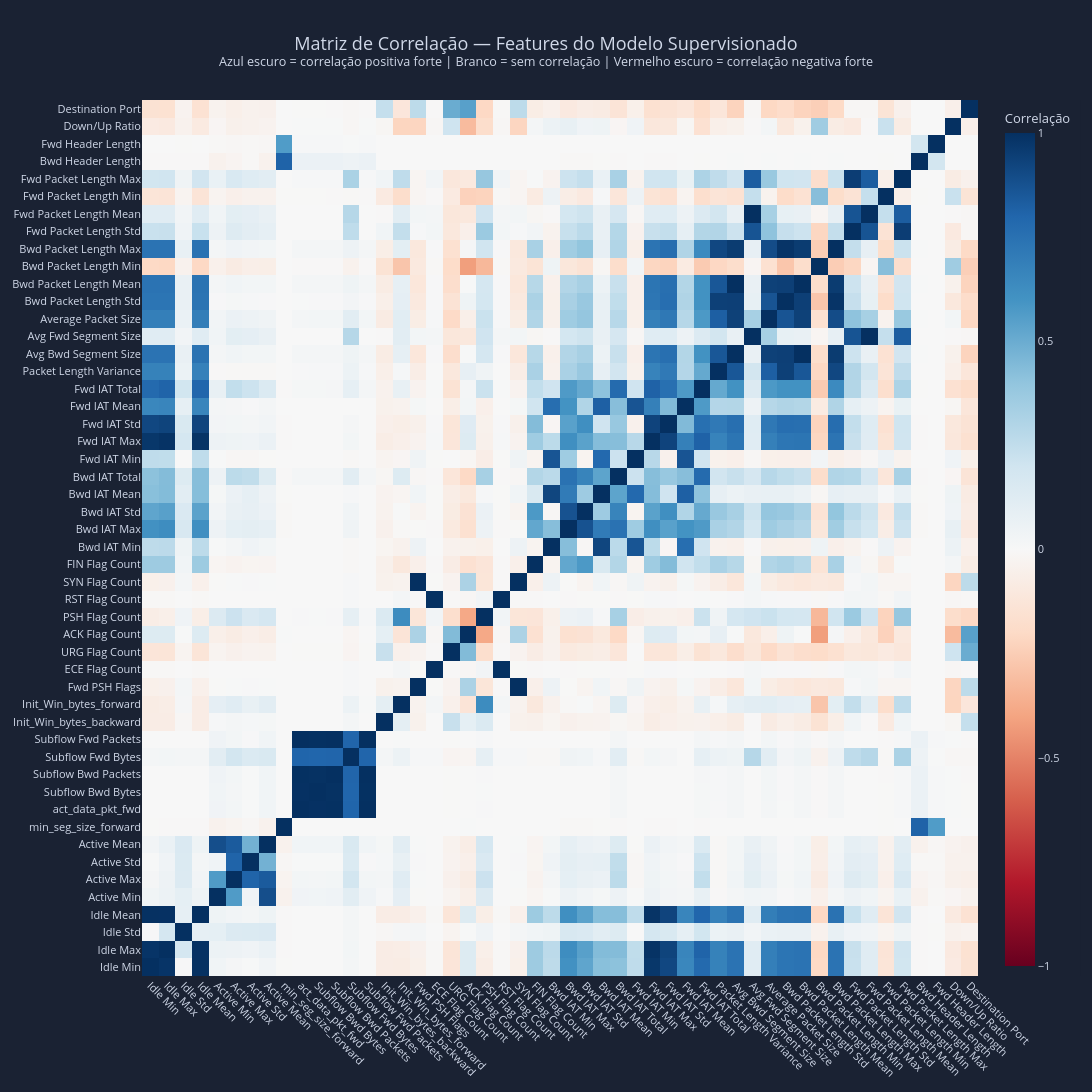

Here is the notebook cell this chart was saved with:
### Markdown cell above
## 9. Matriz de Correlação — Features do Modelo Supervisionado
Visualização interactiva das correlações entre as 50 features do modelo supervisionado.
O coeficiente de correlação de Pearson varia entre -1 e 1:
Azul escuro = correlação positiva forte (+1) | Branco = sem correlação (0) | Vermelho escuro = correlação negativa forte (-1)

A matriz é apresentada em formato interactivo — é possível fazer hover em cada célula
para ver o valor exacto da correlação entre qualquer par de features.

### Code cell
corr = df[features_modelo].corr()

fig = go.Figure(data=go.Heatmap(
    z=corr.values,
    x=corr.columns.tolist(),
    y=corr.columns.tolist(),
    colorscale='RdBu',
    zmin=-1, 
    zmax=1,
    zmid=0,
    hoverongaps=False,
    hovertemplate='<b>%{y}</b> × <b>%{x}</b><br>Correlação: %{z:.3f}<extra></extra>',
    colorbar=dict(
        title=dict(
            text='Correlação',
            font=dict(color=TEXT_COLOR, size=13)
        ),
        tickfont=dict(color=TEXT_COLOR, size=11),
        bgcolor=BG_COLOR,
        bordercolor=GRID_COLOR,
    )
))

fig.update_layout(
    title=dict(
        text='Matriz de Correlação — Features do Modelo Supervisionado<br><sup>Azul escuro = correlação positiva forte | Branco = sem correlação | Vermelho escuro = correlação negativa forte</sup>',
        font=dict(color=TEXT_COLOR, size=18),
        x=0.5,
        xanchor='center'
    ),
    paper_bgcolor=BG_COLOR,
    plot_bgcolor=BG_COLOR,
    font=dict(color=TEXT_COLOR, size=7),
    width=1300,
    height=1200,
    xaxis=dict(
        tickangle=45,
        tickfont=dict(size=11, color=TEXT_COLOR),
        gridcolor=GRID_COLOR,
        autorange='reversed'
    ),
    yaxis=dict(
        tickfont=dict(size=11, color=TEXT_COLOR),
        gridcolor=GRID_COLOR,
        autorange='reversed'
    )
)

fig.show()

### Figure 1 — Plotly figure (JSON) as saved in the notebook; plotly's stock layout.template omitted (floating-point values rounded to 4 significant figures; data arrays with more than 128 entries replaced by an {"elided": "..."} marker saying what was removed)
{"data": [{"colorbar": {"bgcolor": "#1a2233", "bordercolor": "#2e3f5c", "tickfont": {"color": "#d0d8e8", "size": 11}, "title": {"font": {"color": "#d0d8e8", "size": 13}, "text": "Correlação"}}, "colorscale": [[0, "rgb(103,0,31)"], [0.1, "rgb(178,24,43)"], [0.2, "rgb(214,96,77)"], [0.3, "rgb(244,165,130)"], [0.4, "rgb(253,219,199)"], [0.5, "rgb(247,247,247)"], [0.6, "rgb(209,229,240)"], [0.7, "rgb(146,197,222)"], [0.8, "rgb(67,147,195)"], [0.9, "rgb(33,102,172)"], [1, "rgb(5,48,97)"]], "hoverongaps": false, "hovertemplate": "<b>%{y}</b> × <b>%{x}</b><br>Correlação: %{z:.3f}<extra></extra>", "type": "heatmap", "x": ["Destination Port", "Down/Up Ratio", "Fwd Header Length", "Bwd Header Length", "Fwd Packet Length Max", "Fwd Packet Length Min", "Fwd Packet Length Mean", "Fwd Packet Length Std", "Bwd Packet Length Max", "Bwd Packet Length Min", "Bwd Packet Length Mean", "Bwd Packet Length Std", "Average Packet Size", "Avg Fwd Segment Size", "Avg Bwd Segment Size", "Packet Length Variance", "Fwd IAT Total", "Fwd IAT Mean", "Fwd IAT Std", "Fwd IAT Max", "Fwd IAT Min", "Bwd IAT Total", "Bwd IAT Mean", "Bwd IAT Std", "Bwd IAT Max", "Bwd IAT Min", "FIN Flag Count", "SYN Flag Count", "RST Flag Count", "PSH Flag Count", "ACK Flag Count", "URG Flag Count", "ECE Flag Count", "Fwd PSH Flags", "Init_Win_bytes_forward", "Init_Win_bytes_backward", "Subflow Fwd Packets", "Subflow Fwd Bytes", "Subflow Bwd Packets", "Subflow Bwd Bytes", "act_data_pkt_fwd", "min_seg_size_forward", "Active Mean", "Active Std", "Active Max", "Active Min", "Idle Mean", "Idle Std", "Idle Max", "Idle Min"], "y": ["Destination Port", "Down/Up Ratio", "Fwd Header Length", "Bwd Header Length", "Fwd Packet Length Max", "Fwd Packet Length Min", "Fwd Packet Length Mean", "Fwd Packet Length Std", "Bwd Packet Length Max", "Bwd Packet Length Min", "Bwd Packet Length Mean", "Bwd Packet Length Std", "Average Packet Size", "Avg Fwd Segment Size", "Avg Bwd Segment Size", "Packet Length Variance", "Fwd IAT Total", "Fwd IAT Mean", "Fwd IAT Std", "Fwd IAT Max", "Fwd IAT Min", "Bwd IAT Total", "Bwd IAT Mean", "Bwd IAT Std", "Bwd IAT Max", "Bwd IAT Min", "FIN Flag Count", "SYN Flag Count", "RST Flag Count", "PSH Flag Count", "ACK Flag Count", "URG Flag Count", "ECE Flag Count", "Fwd PSH Flags", "Init_Win_bytes_forward", "Init_Win_bytes_backward", "Subflow Fwd Packets", "Subflow Fwd Bytes", "Subflow Bwd Packets", "Subflow Bwd Bytes", "act_data_pkt_fwd", "min_seg_size_forward", "Active Mean", "Active Std", "Active Max", "Active Min", "Idle Mean", "Idle Std", "Idle Max", "Idle Min"], "z": {"elided": "50x50 float values"}, "zmax": 1, "zmid": 0, "zmin": -1}], "layout": {"font": {"color": "#d0d8e8", "size": 7}, "height": 1200, "paper_bgcolor": "#1a2233", "plot_bgcolor": "#1a2233", "title": {"font": {"color": "#d0d8e8", "size": 18}, "text": "Matriz de Correlação — Features do Modelo Supervisionado<br><sup>Azul escuro = correlação positiva forte | Branco = sem correlação | Vermelho escuro = correlação negativa forte</sup>", "x": 0.5, "xanchor": "center"}, "width": 1300, "xaxis": {"autorange": "reversed", "gridcolor": "#2e3f5c", "tickangle": 45, "tickfont": {"color": "#d0d8e8", "size": 11}}, "yaxis": {"autorange": "reversed", "gridcolor": "#2e3f5c", "tickfont": {"color": "#d0d8e8", "size": 11}}}}
